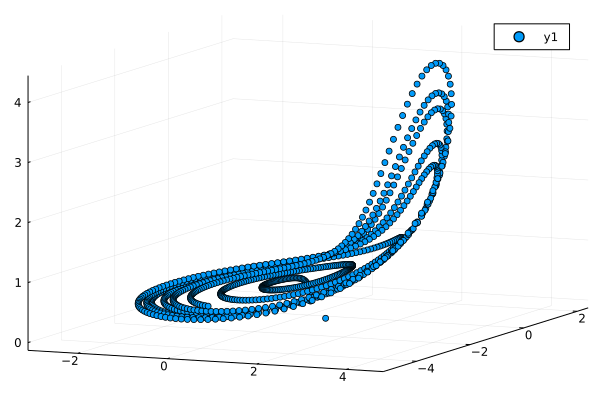

This chart was generated by the following Julia code:
using FractionalDiffEq, Plots

function sys!(du, u, p, t)
    du[1] = -0.05 * u[2] - 0.05 * u[3] + 0.01 * tanh(u[2])
    du[2] = 0.05 * u[1] + 0.02 * u[2] + 0.01 * tanh(u[1])
    du[3] = 0.1 - 0.2 * u[3] + 0.05 * u[1] * u[3] + 0.01 * tanh(u[3])
end
prob = FractionalDifferenceSystem(sys!, 0.98, [1, -1, 0])
result = solve(prob, 997, GL())

plot(result[1, :], result[2, :], result[3, :], seriestype = :scatter)
